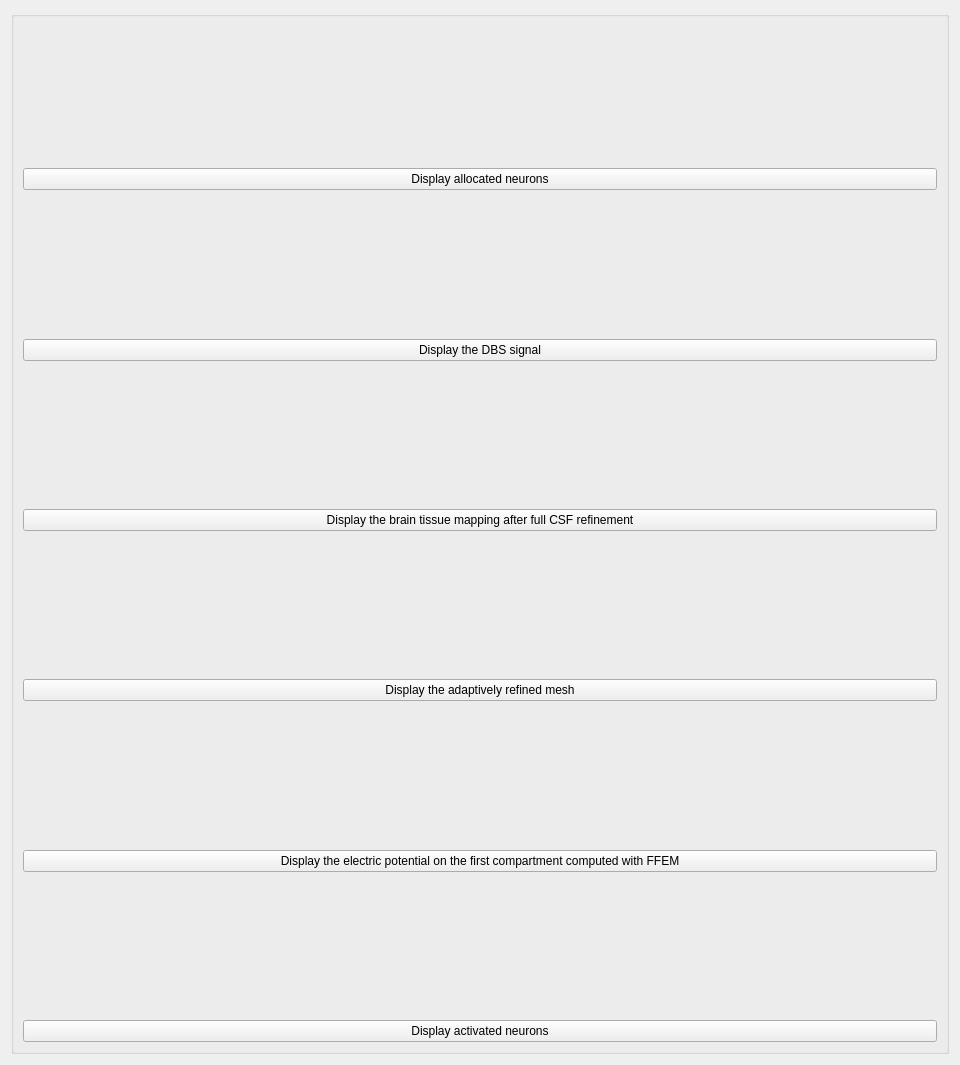
          <widget class="QWidget" name="scrollAreaWidgetContents_3">
           <property name="geometry">
            <rect>
             <x>0</x>
             <y>0</y>
             <width>960</width>
             <height>1065</height>
            </rect>
           </property>
           <layout class="QGridLayout" name="gridLayout_10">
            <item row="0" column="0">
             <widget class="QGroupBox" name="groupBox_5">
              <property name="title">
               <string/>
              </property>
              <layout class="QGridLayout" name="gridLayout_13">
               <item row="0" column="0">
                <layout class="QGridLayout" name="gridLayout_Images">
                 <item row="0" column="0">
                  <widget class="QLabel" name="label_Image_Placed_Neurons">
                   <property name="maximumSize">
                    <size>
                     <width>16777215</width>
                     <height>640</height>
                    </size>
                   </property>
                   <property name="text">
                    <string/>
                   </property>
                   <property name="pixmap">
                    <pixmap resource="icons.qrc">:/icons/icons/image_placeholder.png</pixmap>
                   </property>
                   <property name="alignment">
                    <set>Qt::AlignCenter</set>
                   </property>
                  </widget>
                 </item>
                 <item row="1" column="0">
                  <widget class="QPushButton" name="pushButton_Placed_Neurons">
                   <property name="text">
                    <string>Display allocated neurons</string>
                   </property>
                  </widget>
                 </item>
                </layout>
               </item>
               <item row="5" column="0">
                <layout class="QGridLayout" name="gridLayout_47">
                 <item row="0" column="0">
                  <widget class="QLabel" name="label_Image_Signal_Convoluted_1st_Point">
                   <property name="maximumSize">
                    <size>
                     <width>16777215</width>
                     <height>640</height>
                    </size>
                   </property>
                   <property name="text">
                    <string/>
                   </property>
                   <property name="pixmap">
                    <pixmap resource="icons.qrc">:/icons/icons/image_placeholder.png</pixmap>
                   </property>
                   <property name="alignment">
                    <set>Qt::AlignCenter</set>
                   </property>
                  </widget>
                 </item>
                 <item row="1" column="0">
                  <widget class="QPushButton" name="pushButton_Signal_Convoluted_1st_Point">
                   <property name="text">
                    <string>Display the electric potential on the first compartment computed with FFEM</string>
                   </property>
                  </widget>
                 </item>
                </layout>
               </item>
               <item row="3" column="0">
                <layout class="QGridLayout" name="gridLayout_5">
                 <item row="0" column="0">
                  <widget class="QLabel" name="label_Image_Adapted_Mesh">
                   <property name="maximumSize">
                    <size>
                     <width>16777215</width>
                     <height>640</height>
                    </size>
                   </property>
                   <property name="text">
                    <string/>
                   </property>
                   <property name="pixmap">
                    <pixmap resource="icons.qrc">:/icons/icons/image_placeholder.png</pixmap>
                   </property>
                   <property name="alignment">
                    <set>Qt::AlignCenter</set>
                   </property>
                  </widget>
                 </item>
                 <item row="1" column="0">
                  <widget class="QPushButton" name="pushButton_Adapted_Mesh">
                   <property name="text">
                    <string>Display the adaptively refined mesh</string>
                   </property>
                  </widget>
                 </item>
                </layout>
               </item>
               <item row="2" column="0">
                <layout class="QGridLayout" name="gridLayout_45">
                 <item row="0" column="0">
                  <widget class="QLabel" name="label_Image_CSF_Full_Refinement">
                   <property name="maximumSize">
                    <size>
                     <width>16777215</width>
                     <height>640</height>
                    </size>
                   </property>
                   <property name="text">
                    <string/>
                   </property>
                   <property name="pixmap">
                    <pixmap resource="icons.qrc">:/icons/icons/image_placeholder.png</pixmap>
                   </property>
                   <property name="alignment">
                    <set>Qt::AlignCenter</set>
                   </property>
                  </widget>
                 </item>
                 <item row="1" column="0">
                  <widget class="QPushButton" name="pushButton_CSF_Full_Refinement">
                   <property name="text">
                    <string>Display the brain tissue mapping after full CSF refinement</string>
                   </property>
                  </widget>
                 </item>
                </layout>
               </item>
               <item row="1" column="0">
                <layout class="QGridLayout" name="gridLayout_12">
                 <item row="0" column="0">
                  <widget class="QLabel" name="label_Image_Signal_Recovered">
                   <property name="maximumSize">
                    <size>
                     <width>16777215</width>
                     <height>640</height>
                    </size>
                   </property>
                   <property name="text">
                    <string/>
                   </property>
                   <property name="pixmap">
                    <pixmap resource="icons.qrc">:/icons/icons/image_placeholder.png</pixmap>
                   </property>
                   <property name="alignment">
                    <set>Qt::AlignCenter</set>
                   </property>
                  </widget>
                 </item>
                 <item row="1" column="0">
                  <widget class="QPushButton" name="pushButton_Signal_Recovered">
                   <property name="text">
                    <string>Display the DBS signal</string>
                   </property>
                  </widget>
                 </item>
                </layout>
               </item>
               <item row="6" column="0">
                <layout class="QGridLayout" name="gridLayout_46">
                 <item row="0" column="0">
                  <widget class="QLabel" name="label_Image_Axon_Activation">
                   <property name="maximumSize">
                    <size>
                     <width>16777215</width>
                     <height>640</height>
                    </size>
                   </property>
                   <property name="text">
                    <string/>
                   </property>
                   <property name="pixmap">
                    <pixmap resource="icons.qrc">:/icons/icons/image_placeholder.png</pixmap>
                   </property>
                   <property name="alignment">
                    <set>Qt::AlignCenter</set>
                   </property>
                  </widget>
                 </item>
                 <item row="1" column="0">
                  <widget class="QPushButton" name="pushButton_Axon_Activation">
                   <property name="text">
                    <string>Display activated neurons</string>
                   </property>
                  </widget>
                 </item>
                </layout>
               </item>
              </layout>
             </widget>
            </item>
           </layout>
          </widget>
